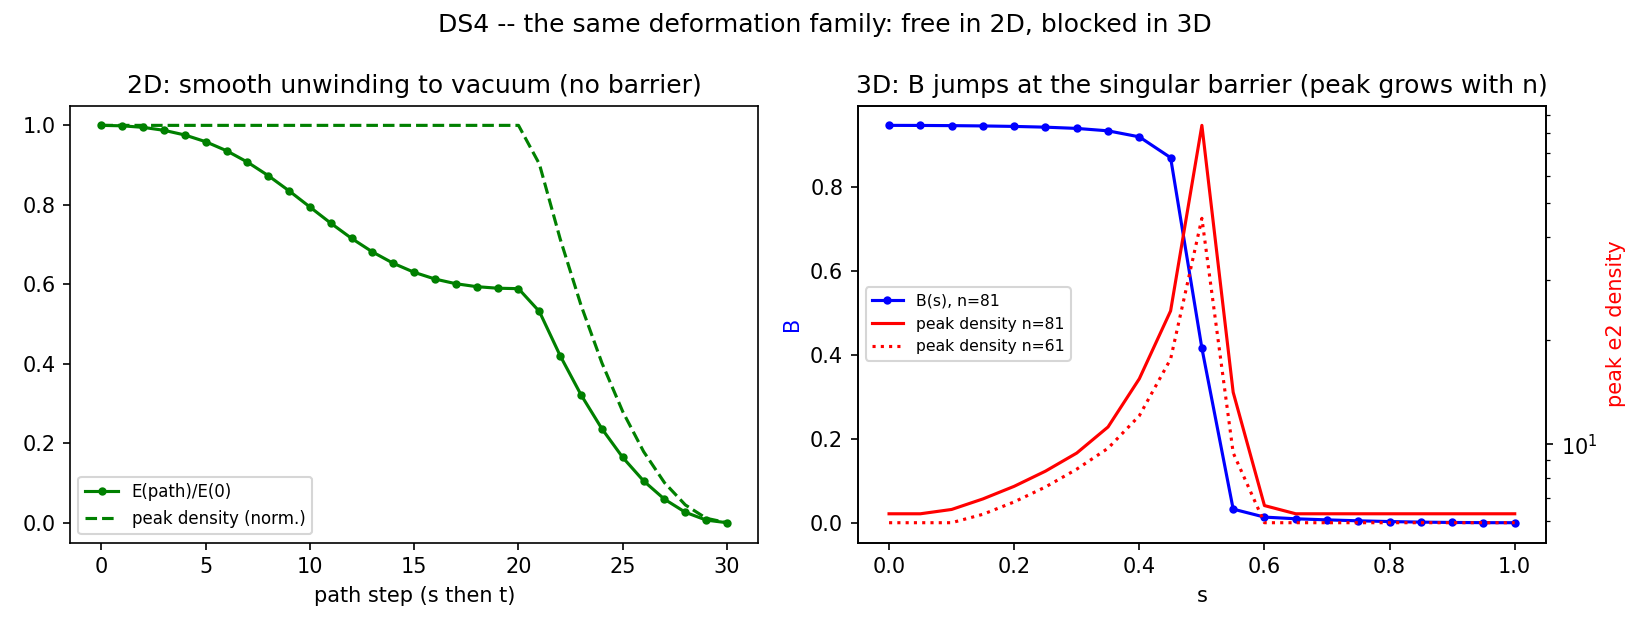

The script that saved this image:
"""DS4 -- the topological barrier, measured: the SAME deformation family unwinds
the 2D hedgehog smoothly (pi_2(S^3)=0) and hits a singular barrier in 3D
(pi_3(S^3)=Z).

Family: U_s = exp(i F(r) n_s . sigma),  n_s = normalize((1-s) rhat_perp + s zhat),
followed (s=1) by F -> (1-t) F to the vacuum.

  2D: rhat_perp = (rhat_x, rhat_y, 0) is orthogonal to zhat everywhere
      -> |(1-s)rhat + s zhat| > 0 always -> smooth path, E(s) bounded, ends at 0.
  3D: rhat can equal -zhat (south ray) -> the interpolated vector vanishes at
      s = 1/2 -> singular configuration: B jumps 1 -> 0 and the peak energy
      density spikes, growing with grid refinement (a genuine barrier).

Quaternions from su2_core (real arithmetic); B from su2_core.baryon_number.
"""

from __future__ import annotations

import json
import sys
from pathlib import Path

import matplotlib

matplotlib.use("Agg")
import matplotlib.pyplot as plt
import numpy as np

ROOT = Path(__file__).resolve().parents[3]
sys.path.insert(0, str(ROOT / "results" / "matter" / "su2"))
import su2_core as s2  # noqa: E402

OUT = Path(__file__).resolve().parent
L_BOX = 24.0
S_VALS = np.linspace(0.0, 1.0, 21)
T_VALS = np.linspace(0.05, 1.0, 10)


def family_U(coords, s, dim):
    """U_s on the grid; coords = list of meshgrid axes arrays."""
    r2 = sum(c ** 2 for c in coords)
    r = np.sqrt(r2)
    rsafe = np.where(r > 0, r, 1.0)
    Fr = np.pi * np.exp(-r / 2.0)
    if dim == 2:
        nx, ny, nz = coords[0] / rsafe, coords[1] / rsafe, np.zeros_like(r)
    else:
        nx, ny, nz = (c / rsafe for c in coords)
    vx = (1 - s) * nx
    vy = (1 - s) * ny
    vz = (1 - s) * nz + s
    nrm = np.sqrt(vx ** 2 + vy ** 2 + vz ** 2)
    nrm_safe = np.where(nrm > 1e-12, nrm, 1.0)
    U = np.empty(r.shape + (4,))
    U[..., 0] = np.cos(Fr)
    sinF = np.sin(Fr)
    U[..., 1] = sinF * vx / nrm_safe
    U[..., 2] = sinF * vy / nrm_safe
    U[..., 3] = sinF * vz / nrm_safe
    return s2.q_normalize(U)


def e2_density(U, dx, axes):
    e2 = np.zeros(U.shape[:-1])
    for ax in axes:
        e2 = e2 + (1.0 - np.sum(U * np.roll(U, -1, axis=ax), axis=-1))
    return (2.0 / dx ** 2) * e2


def grid(dim, n):
    x = np.linspace(-L_BOX / 2, L_BOX / 2, n)
    dx = float(x[1] - x[0])
    return np.meshgrid(*([x] * dim), indexing="ij"), dx


def run_2d(n=161):
    coords, dx = grid(2, n)
    E, peak = [], []
    for s in S_VALS:
        U = family_U(coords, s, 2)
        d = e2_density(U, dx, (0, 1))
        E.append(float(np.sum(d) * dx ** 2))
        peak.append(float(np.max(d)))
    for t in T_VALS:                      # second stage: F -> (1-t)F at s=1
        coordsR = coords
        r = np.sqrt(sum(c ** 2 for c in coordsR))
        Fr = (1 - t) * np.pi * np.exp(-r / 2.0)
        U = np.zeros(r.shape + (4,))
        U[..., 0] = np.cos(Fr)
        U[..., 3] = np.sin(Fr)
        d = e2_density(s2.q_normalize(U), dx, (0, 1))
        E.append(float(np.sum(d) * dx ** 2))
        peak.append(float(np.max(d)))
    return np.array(E), np.array(peak)


def run_3d(n):
    coords, dx = grid(3, n)
    B, peak = [], []
    for s in S_VALS:
        U = family_U(coords, s, 3)
        d = e2_density(U, dx, (0, 1, 2))
        B.append(float(s2.baryon_number(U, dx)))
        peak.append(float(np.max(d)))
    return np.array(B), np.array(peak)


def main():
    E2d, peak2d = run_2d()
    B61, peak61 = run_3d(61)
    B81, peak81 = run_3d(81)

    smooth_2d = bool((np.max(peak2d) < 10 * peak2d[0])
                     and (E2d[-1] < 0.05 * E2d[0]))
    jump_3d = bool(abs(B81[0] - 1.0) < 0.15 and abs(B81[-1]) < 0.15)
    spike_grows = bool(np.max(peak81) > 1.5 * np.max(peak61))

    payload = {
        "twoD": {"E_path": E2d.tolist(), "peak_density": peak2d.tolist(),
                 "smooth_unwinding": smooth_2d,
                 "E_start": float(E2d[0]), "E_end": float(E2d[-1]),
                 "peak_max_over_start": float(np.max(peak2d) / peak2d[0])},
        "threeD": {"s": S_VALS.tolist(),
                   "B_n81": B81.tolist(), "B_n61": B61.tolist(),
                   "peak_n81": peak81.tolist(), "peak_n61": peak61.tolist(),
                   "B_jumps": jump_3d,
                   "peak_grows_with_refinement": spike_grows,
                   "peak_ratio_81_over_61": float(np.max(peak81) / np.max(peak61))},
        "pre_registered": "2D unwinds smoothly (pi_2(S^3)=0); 3D barrier: "
                          "B jumps 1->0 with diverging peak (pi_3(S^3)=Z)",
    }
    (OUT / "DS4_topology.json").write_text(json.dumps(payload, indent=2))

    fig, (ax1, ax2) = plt.subplots(1, 2, figsize=(11, 4.2))
    path = np.arange(len(E2d))
    ax1.plot(path, E2d / E2d[0], "g-o", ms=3, label="E(path)/E(0)")
    ax1.plot(path, peak2d / peak2d[0], "g--", label="peak density (norm.)")
    ax1.set_xlabel("path step (s then t)")
    ax1.set_title("2D: smooth unwinding to vacuum (no barrier)")
    ax1.legend(fontsize=8)

    ax2.plot(S_VALS, B81, "b-o", ms=3, label="B(s), n=81")
    ax2.set_xlabel("s")
    ax2.set_ylabel("B", color="b")
    ax2b = ax2.twinx()
    ax2b.plot(S_VALS, peak81, "r-", label="peak density n=81")
    ax2b.plot(S_VALS, peak61, "r:", label="peak density n=61")
    ax2b.set_ylabel("peak e2 density", color="r")
    ax2b.set_yscale("log")
    h1, l1 = ax2.get_legend_handles_labels()
    h2, l2 = ax2b.get_legend_handles_labels()
    ax2.legend(h1 + h2, l1 + l2, fontsize=7.5, loc="center left")
    ax2.set_title("3D: B jumps at the singular barrier (peak grows with n)")
    fig.suptitle("DS4 -- the same deformation family: free in 2D, blocked in 3D")
    fig.tight_layout()
    fig.savefig(OUT / "DS4_topology.png", dpi=150)

    print(json.dumps({"2D_smooth": smooth_2d, "3D_B_jumps": jump_3d,
                      "3D_peak_grows": spike_grows,
                      "peak_ratio": payload["threeD"]["peak_ratio_81_over_61"]},
                     indent=2))


if __name__ == "__main__":
    main()
